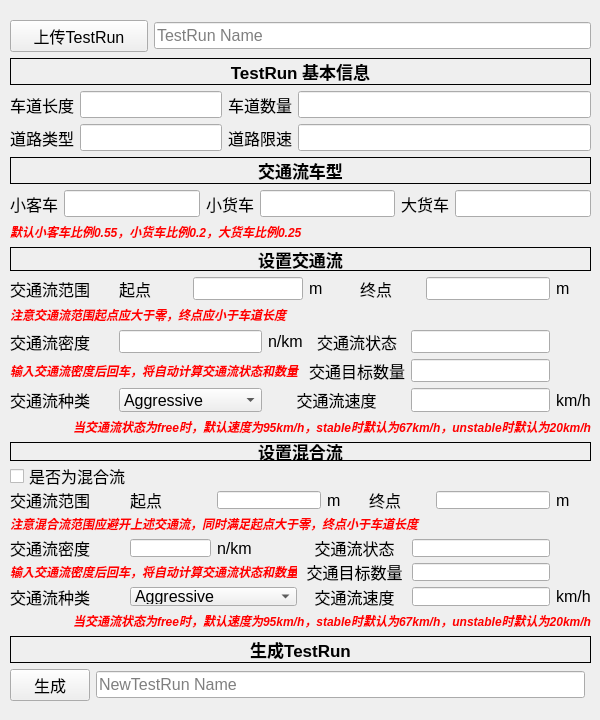
<?xml version="1.0" encoding="UTF-8"?>
<ui version="4.0">
 <class>TrafficFlow</class>
 <widget class="QWidget" name="TrafficFlow">
  <property name="enabled">
   <bool>true</bool>
  </property>
  <property name="geometry">
   <rect>
    <x>0</x>
    <y>0</y>
    <width>600</width>
    <height>720</height>
   </rect>
  </property>
  <property name="sizePolicy">
   <sizepolicy hsizetype="MinimumExpanding" vsizetype="MinimumExpanding">
    <horstretch>0</horstretch>
    <verstretch>0</verstretch>
   </sizepolicy>
  </property>
  <property name="minimumSize">
   <size>
    <width>600</width>
    <height>700</height>
   </size>
  </property>
  <property name="maximumSize">
   <size>
    <width>900</width>
    <height>1000</height>
   </size>
  </property>
  <property name="sizeIncrement">
   <size>
    <width>0</width>
    <height>0</height>
   </size>
  </property>
  <property name="font">
   <font>
    <pointsize>12</pointsize>
    <weight>50</weight>
    <bold>false</bold>
   </font>
  </property>
  <property name="windowTitle">
   <string>Form</string>
  </property>
  <widget class="QWidget" name="layoutWidget">
   <property name="geometry">
    <rect>
     <x>10</x>
     <y>20</y>
     <width>581</width>
     <height>681</height>
    </rect>
   </property>
   <layout class="QGridLayout" name="gridLayout_6">
    <property name="sizeConstraint">
     <enum>QLayout::SetDefaultConstraint</enum>
    </property>
    <item row="1" column="0">
     <layout class="QGridLayout" name="gridLayout_2">
      <item row="1" column="1">
       <widget class="QLineEdit" name="lineEdit_6"/>
      </item>
      <item row="2" column="0" colspan="6">
       <widget class="QLabel" name="label_38">
        <property name="palette">
         <palette>
          <active>
           <colorrole role="WindowText">
            <brush brushstyle="SolidPattern">
             <color alpha="255">
              <red>255</red>
              <green>0</green>
              <blue>0</blue>
             </color>
            </brush>
           </colorrole>
           <colorrole role="ToolTipText">
            <brush brushstyle="SolidPattern">
             <color alpha="255">
              <red>255</red>
              <green>0</green>
              <blue>0</blue>
             </color>
            </brush>
           </colorrole>
          </active>
          <inactive>
           <colorrole role="WindowText">
            <brush brushstyle="SolidPattern">
             <color alpha="255">
              <red>255</red>
              <green>0</green>
              <blue>0</blue>
             </color>
            </brush>
           </colorrole>
           <colorrole role="ToolTipText">
            <brush brushstyle="SolidPattern">
             <color alpha="255">
              <red>255</red>
              <green>0</green>
              <blue>0</blue>
             </color>
            </brush>
           </colorrole>
          </inactive>
          <disabled>
           <colorrole role="WindowText">
            <brush brushstyle="SolidPattern">
             <color alpha="255">
              <red>120</red>
              <green>120</green>
              <blue>120</blue>
             </color>
            </brush>
           </colorrole>
           <colorrole role="ToolTipText">
            <brush brushstyle="SolidPattern">
             <color alpha="255">
              <red>255</red>
              <green>0</green>
              <blue>0</blue>
             </color>
            </brush>
           </colorrole>
          </disabled>
         </palette>
        </property>
        <property name="font">
         <font>
          <pointsize>9</pointsize>
          <weight>75</weight>
          <italic>true</italic>
          <bold>true</bold>
          <kerning>false</kerning>
         </font>
        </property>
        <property name="mouseTracking">
         <bool>false</bool>
        </property>
        <property name="focusPolicy">
         <enum>Qt::NoFocus</enum>
        </property>
        <property name="text">
         <string>默认小客车比例0.55，小货车比例0.2，大货车比例0.25</string>
        </property>
       </widget>
      </item>
      <item row="1" column="0">
       <widget class="QLabel" name="label_7">
        <property name="text">
         <string>小客车</string>
        </property>
       </widget>
      </item>
      <item row="0" column="0" colspan="6">
       <widget class="QLabel" name="label_6">
        <property name="font">
         <font>
          <pointsize>13</pointsize>
          <weight>75</weight>
          <bold>true</bold>
         </font>
        </property>
        <property name="frameShape">
         <enum>QFrame::Box</enum>
        </property>
        <property name="text">
         <string>交通流车型</string>
        </property>
        <property name="alignment">
         <set>Qt::AlignCenter</set>
        </property>
       </widget>
      </item>
      <item row="1" column="3">
       <widget class="QLineEdit" name="lineEdit_7"/>
      </item>
      <item row="1" column="5">
       <widget class="QLineEdit" name="lineEdit_8"/>
      </item>
      <item row="1" column="2">
       <widget class="QLabel" name="label_8">
        <property name="text">
         <string>小货车</string>
        </property>
       </widget>
      </item>
      <item row="1" column="4">
       <widget class="QLabel" name="label_9">
        <property name="text">
         <string>大货车</string>
        </property>
       </widget>
      </item>
     </layout>
    </item>
    <item row="3" column="0">
     <layout class="QGridLayout" name="gridLayout_4" columnstretch="3,2,2,1,2,2,1,0,0" columnminimumwidth="0,0,0,0,0,0,0,0,0">
      <property name="horizontalSpacing">
       <number>6</number>
      </property>
      <item row="6" column="0">
       <widget class="QLabel" name="label_28">
        <property name="text">
         <string>交通流种类</string>
        </property>
       </widget>
      </item>
      <item row="5" column="6" colspan="2">
       <widget class="QLineEdit" name="lineEdit_20"/>
      </item>
      <item row="2" column="2" colspan="2">
       <widget class="QLineEdit" name="lineEdit_16"/>
      </item>
      <item row="6" column="1" colspan="2">
       <widget class="QComboBox" name="comboBox_2">
        <property name="contextMenuPolicy">
         <enum>Qt::ActionsContextMenu</enum>
        </property>
        <item>
         <property name="text">
          <string>Aggressive</string>
         </property>
        </item>
        <item>
         <property name="text">
          <string>Normal</string>
         </property>
        </item>
        <item>
         <property name="text">
          <string>Defensive</string>
         </property>
        </item>
       </widget>
      </item>
      <item row="2" column="1">
       <widget class="QLabel" name="label_30">
        <property name="text">
         <string>起点</string>
        </property>
       </widget>
      </item>
      <item row="5" column="3" colspan="3">
       <widget class="QLabel" name="label_24">
        <property name="text">
         <string>交通目标数量</string>
        </property>
        <property name="alignment">
         <set>Qt::AlignCenter</set>
        </property>
       </widget>
      </item>
      <item row="2" column="8">
       <widget class="QLabel" name="label_32">
        <property name="text">
         <string>m</string>
        </property>
       </widget>
      </item>
      <item row="7" column="0" colspan="9">
       <widget class="QLabel" name="label_40">
        <property name="palette">
         <palette>
          <active>
           <colorrole role="WindowText">
            <brush brushstyle="SolidPattern">
             <color alpha="255">
              <red>255</red>
              <green>0</green>
              <blue>0</blue>
             </color>
            </brush>
           </colorrole>
          </active>
          <inactive>
           <colorrole role="WindowText">
            <brush brushstyle="SolidPattern">
             <color alpha="255">
              <red>255</red>
              <green>0</green>
              <blue>0</blue>
             </color>
            </brush>
           </colorrole>
          </inactive>
          <disabled>
           <colorrole role="WindowText">
            <brush brushstyle="SolidPattern">
             <color alpha="255">
              <red>120</red>
              <green>120</green>
              <blue>120</blue>
             </color>
            </brush>
           </colorrole>
          </disabled>
         </palette>
        </property>
        <property name="font">
         <font>
          <pointsize>9</pointsize>
          <weight>75</weight>
          <italic>true</italic>
          <bold>true</bold>
         </font>
        </property>
        <property name="text">
         <string>当交通流状态为free时，默认速度为95km/h，stable时默认为67km/h，unstable时默认为20km/h</string>
        </property>
        <property name="alignment">
         <set>Qt::AlignRight|Qt::AlignTrailing|Qt::AlignVCenter</set>
        </property>
       </widget>
      </item>
      <item row="2" column="4">
       <widget class="QLabel" name="label_25">
        <property name="text">
         <string>m</string>
        </property>
       </widget>
      </item>
      <item row="4" column="6" colspan="2">
       <widget class="QLineEdit" name="lineEdit_19"/>
      </item>
      <item row="6" column="3" colspan="3">
       <widget class="QLabel" name="label_34">
        <property name="text">
         <string>交通流速度</string>
        </property>
        <property name="alignment">
         <set>Qt::AlignCenter</set>
        </property>
       </widget>
      </item>
      <item row="4" column="2">
       <widget class="QLabel" name="label_23">
        <property name="text">
         <string>n/km</string>
        </property>
       </widget>
      </item>
      <item row="2" column="0">
       <widget class="QLabel" name="label_33">
        <property name="text">
         <string>交通流范围</string>
        </property>
       </widget>
      </item>
      <item row="4" column="0">
       <widget class="QLabel" name="label_26">
        <property name="text">
         <string>交通流密度</string>
        </property>
       </widget>
      </item>
      <item row="4" column="1">
       <widget class="QLineEdit" name="lineEdit_15"/>
      </item>
      <item row="1" column="0" colspan="9">
       <widget class="QCheckBox" name="checkBox">
        <property name="text">
         <string>是否为混合流</string>
        </property>
       </widget>
      </item>
      <item row="6" column="6" colspan="2">
       <widget class="QLineEdit" name="lineEdit_18"/>
      </item>
      <item row="2" column="7">
       <widget class="QLineEdit" name="lineEdit_17"/>
      </item>
      <item row="4" column="3" colspan="3">
       <widget class="QLabel" name="label_29">
        <property name="acceptDrops">
         <bool>false</bool>
        </property>
        <property name="text">
         <string>交通流状态</string>
        </property>
        <property name="alignment">
         <set>Qt::AlignCenter</set>
        </property>
       </widget>
      </item>
      <item row="6" column="8">
       <widget class="QLabel" name="label_27">
        <property name="text">
         <string>km/h</string>
        </property>
       </widget>
      </item>
      <item row="2" column="5" colspan="2">
       <widget class="QLabel" name="label_31">
        <property name="text">
         <string>终点</string>
        </property>
       </widget>
      </item>
      <item row="0" column="0" colspan="9">
       <widget class="QLabel" name="label_35">
        <property name="font">
         <font>
          <pointsize>13</pointsize>
          <weight>75</weight>
          <bold>true</bold>
         </font>
        </property>
        <property name="frameShape">
         <enum>QFrame::Box</enum>
        </property>
        <property name="text">
         <string>设置混合流</string>
        </property>
        <property name="alignment">
         <set>Qt::AlignCenter</set>
        </property>
       </widget>
      </item>
      <item row="3" column="0" colspan="8">
       <widget class="QLabel" name="label_43">
        <property name="palette">
         <palette>
          <active>
           <colorrole role="WindowText">
            <brush brushstyle="SolidPattern">
             <color alpha="255">
              <red>255</red>
              <green>0</green>
              <blue>0</blue>
             </color>
            </brush>
           </colorrole>
          </active>
          <inactive>
           <colorrole role="WindowText">
            <brush brushstyle="SolidPattern">
             <color alpha="255">
              <red>255</red>
              <green>0</green>
              <blue>0</blue>
             </color>
            </brush>
           </colorrole>
          </inactive>
          <disabled>
           <colorrole role="WindowText">
            <brush brushstyle="SolidPattern">
             <color alpha="255">
              <red>120</red>
              <green>120</green>
              <blue>120</blue>
             </color>
            </brush>
           </colorrole>
          </disabled>
         </palette>
        </property>
        <property name="font">
         <font>
          <pointsize>9</pointsize>
          <weight>75</weight>
          <italic>true</italic>
          <bold>true</bold>
         </font>
        </property>
        <property name="text">
         <string>注意混合流范围应避开上述交通流，同时满足起点大于零，终点小于车道长度</string>
        </property>
       </widget>
      </item>
      <item row="5" column="0" colspan="3">
       <widget class="QLabel" name="label_44">
        <property name="palette">
         <palette>
          <active>
           <colorrole role="WindowText">
            <brush brushstyle="SolidPattern">
             <color alpha="255">
              <red>255</red>
              <green>0</green>
              <blue>0</blue>
             </color>
            </brush>
           </colorrole>
          </active>
          <inactive>
           <colorrole role="WindowText">
            <brush brushstyle="SolidPattern">
             <color alpha="255">
              <red>255</red>
              <green>0</green>
              <blue>0</blue>
             </color>
            </brush>
           </colorrole>
          </inactive>
          <disabled>
           <colorrole role="WindowText">
            <brush brushstyle="SolidPattern">
             <color alpha="255">
              <red>120</red>
              <green>120</green>
              <blue>120</blue>
             </color>
            </brush>
           </colorrole>
          </disabled>
         </palette>
        </property>
        <property name="font">
         <font>
          <pointsize>9</pointsize>
          <weight>75</weight>
          <italic>true</italic>
          <bold>true</bold>
         </font>
        </property>
        <property name="text">
         <string>输入交通流密度后回车，将自动计算交通流状态和数量</string>
        </property>
       </widget>
      </item>
     </layout>
    </item>
    <item row="4" column="0">
     <layout class="QGridLayout" name="gridLayout_5">
      <item row="1" column="0">
       <widget class="QPushButton" name="pushButton_2">
        <property name="text">
         <string>生成</string>
        </property>
       </widget>
      </item>
      <item row="1" column="1">
       <widget class="QLineEdit" name="lineEdit_21">
        <property name="placeholderText">
         <string>NewTestRun Name</string>
        </property>
       </widget>
      </item>
      <item row="0" column="0" colspan="3">
       <widget class="QLabel" name="label_36">
        <property name="font">
         <font>
          <pointsize>13</pointsize>
          <weight>75</weight>
          <bold>true</bold>
         </font>
        </property>
        <property name="frameShape">
         <enum>QFrame::Box</enum>
        </property>
        <property name="text">
         <string>生成TestRun</string>
        </property>
        <property name="alignment">
         <set>Qt::AlignCenter</set>
        </property>
       </widget>
      </item>
     </layout>
    </item>
    <item row="0" column="0">
     <layout class="QGridLayout" name="gridLayout">
      <property name="sizeConstraint">
       <enum>QLayout::SetMinimumSize</enum>
      </property>
      <item row="3" column="0">
       <widget class="QLabel" name="label_4">
        <property name="text">
         <string>道路类型</string>
        </property>
       </widget>
      </item>
      <item row="0" column="0" colspan="2">
       <widget class="QPushButton" name="pushButton">
        <property name="text">
         <string>上传TestRun</string>
        </property>
       </widget>
      </item>
      <item row="1" column="0" colspan="5">
       <widget class="QLabel" name="label">
        <property name="font">
         <font>
          <pointsize>13</pointsize>
          <weight>75</weight>
          <bold>true</bold>
         </font>
        </property>
        <property name="frameShape">
         <enum>QFrame::Box</enum>
        </property>
        <property name="text">
         <string>TestRun 基本信息</string>
        </property>
        <property name="alignment">
         <set>Qt::AlignCenter</set>
        </property>
       </widget>
      </item>
      <item row="3" column="1" colspan="2">
       <widget class="QLineEdit" name="lineEdit_4"/>
      </item>
      <item row="3" column="3">
       <widget class="QLabel" name="label_5">
        <property name="text">
         <string>道路限速</string>
        </property>
       </widget>
      </item>
      <item row="3" column="4">
       <widget class="QLineEdit" name="lineEdit_5"/>
      </item>
      <item row="2" column="1" colspan="2">
       <widget class="QLineEdit" name="lineEdit_2"/>
      </item>
      <item row="2" column="0">
       <widget class="QLabel" name="label_2">
        <property name="text">
         <string>车道长度</string>
        </property>
       </widget>
      </item>
      <item row="2" column="3">
       <widget class="QLabel" name="label_3">
        <property name="text">
         <string>车道数量</string>
        </property>
       </widget>
      </item>
      <item row="0" column="2" colspan="3">
       <widget class="QLineEdit" name="lineEdit">
        <property name="placeholderText">
         <string>TestRun Name</string>
        </property>
       </widget>
      </item>
      <item row="2" column="4">
       <widget class="QLineEdit" name="lineEdit_3"/>
      </item>
     </layout>
    </item>
    <item row="2" column="0">
     <layout class="QGridLayout" name="gridLayout_3" columnstretch="3,2,2,1,2,2,1,0,0" columnminimumwidth="0,0,0,0,0,0,0,0,0">
      <property name="horizontalSpacing">
       <number>6</number>
      </property>
      <item row="1" column="8">
       <widget class="QLabel" name="label_15">
        <property name="text">
         <string>m</string>
        </property>
       </widget>
      </item>
      <item row="4" column="6" colspan="2">
       <widget class="QLineEdit" name="lineEdit_13"/>
      </item>
      <item row="1" column="0">
       <widget class="QLabel" name="label_11">
        <property name="text">
         <string>交通流范围</string>
        </property>
       </widget>
      </item>
      <item row="5" column="1" colspan="2">
       <widget class="QComboBox" name="comboBox">
        <property name="contextMenuPolicy">
         <enum>Qt::ActionsContextMenu</enum>
        </property>
        <property name="editable">
         <bool>false</bool>
        </property>
        <property name="currentIndex">
         <number>0</number>
        </property>
        <property name="placeholderText">
         <string/>
        </property>
        <property name="duplicatesEnabled">
         <bool>false</bool>
        </property>
        <property name="frame">
         <bool>true</bool>
        </property>
        <item>
         <property name="text">
          <string>Aggressive</string>
         </property>
        </item>
        <item>
         <property name="text">
          <string>Normal</string>
         </property>
        </item>
        <item>
         <property name="text">
          <string>Defensive</string>
         </property>
        </item>
       </widget>
      </item>
      <item row="1" column="2" colspan="2">
       <widget class="QLineEdit" name="lineEdit_9"/>
      </item>
      <item row="1" column="7">
       <widget class="QLineEdit" name="lineEdit_10"/>
      </item>
      <item row="3" column="6" colspan="2">
       <widget class="QLineEdit" name="lineEdit_12"/>
      </item>
      <item row="3" column="0">
       <widget class="QLabel" name="label_16">
        <property name="text">
         <string>交通流密度</string>
        </property>
       </widget>
      </item>
      <item row="0" column="0" colspan="9">
       <widget class="QLabel" name="label_10">
        <property name="font">
         <font>
          <pointsize>13</pointsize>
          <weight>75</weight>
          <bold>true</bold>
         </font>
        </property>
        <property name="frameShape">
         <enum>QFrame::Box</enum>
        </property>
        <property name="text">
         <string>设置交通流</string>
        </property>
        <property name="alignment">
         <set>Qt::AlignCenter</set>
        </property>
       </widget>
      </item>
      <item row="1" column="5" colspan="2">
       <widget class="QLabel" name="label_13">
        <property name="text">
         <string>终点</string>
        </property>
       </widget>
      </item>
      <item row="5" column="8">
       <widget class="QLabel" name="label_22">
        <property name="text">
         <string>km/h</string>
        </property>
       </widget>
      </item>
      <item row="1" column="1">
       <widget class="QLabel" name="label_12">
        <property name="text">
         <string>起点</string>
        </property>
       </widget>
      </item>
      <item row="5" column="0">
       <widget class="QLabel" name="label_20">
        <property name="text">
         <string>交通流种类</string>
        </property>
       </widget>
      </item>
      <item row="5" column="6" colspan="2">
       <widget class="QLineEdit" name="lineEdit_14"/>
      </item>
      <item row="5" column="3" colspan="3">
       <widget class="QLabel" name="label_21">
        <property name="text">
         <string>交通流速度</string>
        </property>
        <property name="alignment">
         <set>Qt::AlignCenter</set>
        </property>
       </widget>
      </item>
      <item row="1" column="4">
       <widget class="QLabel" name="label_14">
        <property name="text">
         <string>m</string>
        </property>
       </widget>
      </item>
      <item row="2" column="0" colspan="9">
       <widget class="QLabel" name="label_41">
        <property name="palette">
         <palette>
          <active>
           <colorrole role="WindowText">
            <brush brushstyle="SolidPattern">
             <color alpha="255">
              <red>255</red>
              <green>0</green>
              <blue>0</blue>
             </color>
            </brush>
           </colorrole>
          </active>
          <inactive>
           <colorrole role="WindowText">
            <brush brushstyle="SolidPattern">
             <color alpha="255">
              <red>255</red>
              <green>0</green>
              <blue>0</blue>
             </color>
            </brush>
           </colorrole>
          </inactive>
          <disabled>
           <colorrole role="WindowText">
            <brush brushstyle="SolidPattern">
             <color alpha="255">
              <red>120</red>
              <green>120</green>
              <blue>120</blue>
             </color>
            </brush>
           </colorrole>
          </disabled>
         </palette>
        </property>
        <property name="font">
         <font>
          <pointsize>9</pointsize>
          <weight>75</weight>
          <italic>true</italic>
          <bold>true</bold>
         </font>
        </property>
        <property name="text">
         <string>注意交通流范围起点应大于零，终点应小于车道长度</string>
        </property>
       </widget>
      </item>
      <item row="3" column="4" colspan="2">
       <widget class="QLabel" name="label_18">
        <property name="acceptDrops">
         <bool>false</bool>
        </property>
        <property name="text">
         <string>交通流状态</string>
        </property>
        <property name="alignment">
         <set>Qt::AlignCenter</set>
        </property>
       </widget>
      </item>
      <item row="4" column="4" colspan="2">
       <widget class="QLabel" name="label_19">
        <property name="text">
         <string>交通目标数量</string>
        </property>
        <property name="alignment">
         <set>Qt::AlignCenter</set>
        </property>
       </widget>
      </item>
      <item row="4" column="0" colspan="4">
       <widget class="QLabel" name="label_42">
        <property name="palette">
         <palette>
          <active>
           <colorrole role="WindowText">
            <brush brushstyle="SolidPattern">
             <color alpha="255">
              <red>255</red>
              <green>0</green>
              <blue>0</blue>
             </color>
            </brush>
           </colorrole>
          </active>
          <inactive>
           <colorrole role="WindowText">
            <brush brushstyle="SolidPattern">
             <color alpha="255">
              <red>255</red>
              <green>0</green>
              <blue>0</blue>
             </color>
            </brush>
           </colorrole>
          </inactive>
          <disabled>
           <colorrole role="WindowText">
            <brush brushstyle="SolidPattern">
             <color alpha="255">
              <red>120</red>
              <green>120</green>
              <blue>120</blue>
             </color>
            </brush>
           </colorrole>
          </disabled>
         </palette>
        </property>
        <property name="font">
         <font>
          <pointsize>9</pointsize>
          <weight>75</weight>
          <italic>true</italic>
          <bold>true</bold>
         </font>
        </property>
        <property name="text">
         <string>输入交通流密度后回车，将自动计算交通流状态和数量</string>
        </property>
       </widget>
      </item>
      <item row="3" column="3">
       <widget class="QLabel" name="label_17">
        <property name="text">
         <string>n/km</string>
        </property>
       </widget>
      </item>
      <item row="3" column="1" colspan="2">
       <widget class="QLineEdit" name="lineEdit_11"/>
      </item>
      <item row="6" column="0" colspan="9">
       <widget class="QLabel" name="label_39">
        <property name="palette">
         <palette>
          <active>
           <colorrole role="WindowText">
            <brush brushstyle="SolidPattern">
             <color alpha="255">
              <red>255</red>
              <green>0</green>
              <blue>0</blue>
             </color>
            </brush>
           </colorrole>
          </active>
          <inactive>
           <colorrole role="WindowText">
            <brush brushstyle="SolidPattern">
             <color alpha="255">
              <red>255</red>
              <green>0</green>
              <blue>0</blue>
             </color>
            </brush>
           </colorrole>
          </inactive>
          <disabled>
           <colorrole role="WindowText">
            <brush brushstyle="SolidPattern">
             <color alpha="255">
              <red>120</red>
              <green>120</green>
              <blue>120</blue>
             </color>
            </brush>
           </colorrole>
          </disabled>
         </palette>
        </property>
        <property name="font">
         <font>
          <pointsize>9</pointsize>
          <weight>75</weight>
          <italic>true</italic>
          <bold>true</bold>
         </font>
        </property>
        <property name="text">
         <string>当交通流状态为free时，默认速度为95km/h，stable时默认为67km/h，unstable时默认为20km/h</string>
        </property>
        <property name="alignment">
         <set>Qt::AlignRight|Qt::AlignTrailing|Qt::AlignVCenter</set>
        </property>
       </widget>
      </item>
     </layout>
    </item>
   </layout>
  </widget>
 </widget>
 <resources/>
 <connections/>
</ui>
